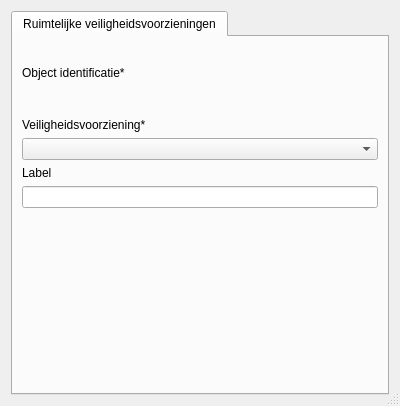
<?xml version="1.0" encoding="UTF-8"?>
<ui version="4.0">
 <class>pand_id_2</class>
 <widget class="QDialog" name="pand_id_2">
  <property name="geometry">
   <rect>
    <x>0</x>
    <y>0</y>
    <width>400</width>
    <height>406</height>
   </rect>
  </property>
  <property name="windowTitle">
   <string>Dialog</string>
  </property>
  <property name="autoFillBackground">
   <bool>false</bool>
  </property>
  <property name="sizeGripEnabled">
   <bool>true</bool>
  </property>
  <layout class="QVBoxLayout" name="verticalLayout">
   <item>
    <widget class="QTabWidget" name="Objectgegevens_2">
     <property name="sizePolicy">
      <sizepolicy hsizetype="Preferred" vsizetype="Preferred">
       <horstretch>0</horstretch>
       <verstretch>0</verstretch>
      </sizepolicy>
     </property>
     <property name="autoFillBackground">
      <bool>true</bool>
     </property>
     <property name="currentIndex">
      <number>0</number>
     </property>
     <property name="documentMode">
      <bool>false</bool>
     </property>
     <widget class="QWidget" name="Objectgegevens">
      <attribute name="title">
       <string>Ruimtelijke veiligheidsvoorzieningen</string>
      </attribute>
      <layout class="QVBoxLayout" name="verticalLayout_2">
       <item>
        <widget class="QLabel" name="label_4">
         <property name="text">
          <string/>
         </property>
         <property name="pixmap">
          <pixmap>Algemeen gevaar.svg</pixmap>
         </property>
        </widget>
       </item>
       <item>
        <widget class="QLabel" name="label_3">
         <property name="text">
          <string>Object identificatie*</string>
         </property>
        </widget>
       </item>
       <item>
        <widget class="QgsRelationReferenceWidget" name="object_id" native="true">
         <property name="sizePolicy">
          <sizepolicy hsizetype="Preferred" vsizetype="Preferred">
           <horstretch>0</horstretch>
           <verstretch>0</verstretch>
          </sizepolicy>
         </property>
         <property name="minimumSize">
          <size>
           <width>0</width>
           <height>26</height>
          </size>
         </property>
         <property name="whatsThis">
          <string/>
         </property>
        </widget>
       </item>
       <item>
        <widget class="QLabel" name="label_5">
         <property name="text">
          <string>Veiligheidsvoorziening*</string>
         </property>
        </widget>
       </item>
       <item>
        <widget class="QComboBox" name="veiligh_ruimtelijk_type_id">
         <property name="maxVisibleItems">
          <number>30</number>
         </property>
        </widget>
       </item>
       <item>
        <widget class="QLabel" name="label_6">
         <property name="text">
          <string>Label</string>
         </property>
        </widget>
       </item>
       <item>
        <widget class="QLineEdit" name="label"/>
       </item>
       <item>
        <spacer name="verticalSpacer">
         <property name="orientation">
          <enum>Qt::Vertical</enum>
         </property>
         <property name="sizeHint" stdset="0">
          <size>
           <width>20</width>
           <height>20</height>
          </size>
         </property>
        </spacer>
       </item>
      </layout>
      <zorder>label_4</zorder>
      <zorder>verticalSpacer</zorder>
      <zorder>label_3</zorder>
      <zorder>object_id</zorder>
      <zorder>label_5</zorder>
      <zorder>veiligh_ruimtelijk_type_id</zorder>
      <zorder>label_6</zorder>
      <zorder>label</zorder>
     </widget>
    </widget>
   </item>
  </layout>
 </widget>
 <customwidgets>
  <customwidget>
   <class>QgsRelationReferenceWidget</class>
   <extends>QWidget</extends>
   <header>qgsrelationreferencewidget.h</header>
  </customwidget>
 </customwidgets>
 <resources>
  <include location="image.qrc"/>
 </resources>
 <connections/>
</ui>
